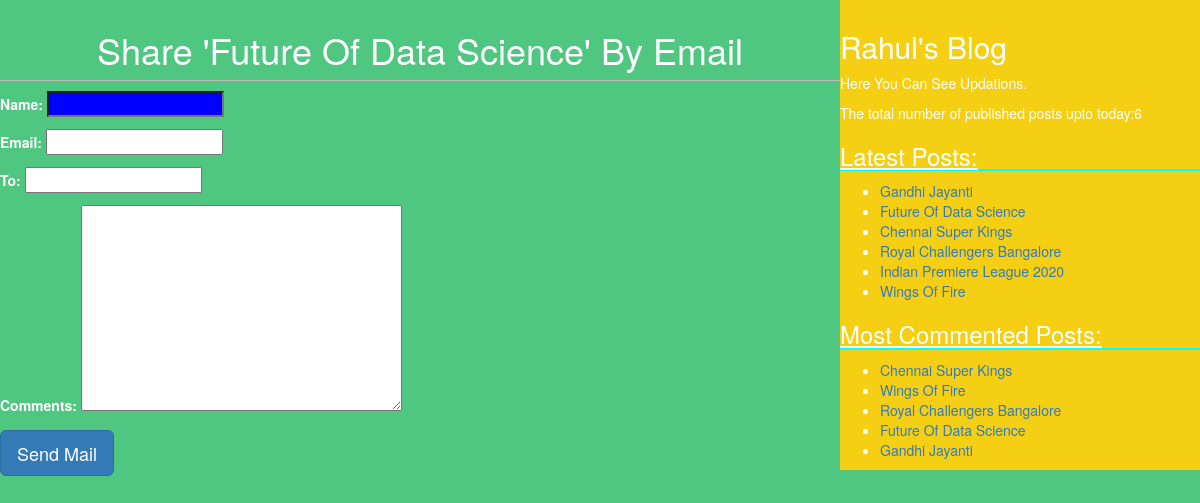
The app's page /5/ with its own data.
### Blog/models.py (models this page shows, shortened)
class Post(models.Model):
    STATUS_CHOICES=(('draft','Draft'),('published','Published'))
    title=models.CharField(max_length=256)
    slug = models.SlugField(max_length = 264, null = True, blank = True,)
    author=models.ForeignKey(User,related_name='blog_posts',on_delete=models.CASCADE)
    body=models.TextField()
    publish=models.DateTimeField(default=timezone.now)
    created=models.DateTimeField(auto_now_add=True)
    updated=models.DateTimeField(auto_now=True)
    status=models.CharField(max_length=10,choices=STATUS_CHOICES,default='draft')
    objects = models.Manager() # The default manager. ============== New line
    published = PublishedManager() # The custom manager. =========== New line
    tags=TaggableManager()
    class Meta:
        ordering=['-publish',]
    def get_absolute_url(self):
        args=[
           self.publish.year,
           self.publish.month,
           self.publish.day,
           self.slug,
           ]
        return reverse('blog:post_detail', args=args)

### Blog/views.py (the view)
# urls.py: path('<int:id>/',views.mail_send_view),
def mail_send_view(request,id):
    post=get_object_or_404(Post,id=id,status='published')
    sent= False
    if request.method=='POST':
        form=EmailSendForm(request.POST)
        if form.is_valid():
            cd=form.cleaned_data
            post_url=post.get_absolute_url
            send_mail=("send","message","pythonlanguage323@gmail.com",[cd['to']])
            sent= True
    else:
        form=EmailSendForm()
    return render(request,'blog/sharebymail.html',{'form':form,'post':post,'sent':sent})

### Blog/forms.py
class EmailSendForm(forms.Form):
    name=forms.CharField()
    email=forms.EmailField()
    to=forms.EmailField()
    comments=forms.CharField(required=False,widget=forms.Textarea)

### Blog/templatetags/blog_tags.py (called while the page is built)
@register.simple_tag(name="my_tag")
def total_posts():
    return Post.objects.count()

@register.inclusion_tag("blog/latest_posts123.html")
def show_latest_posts(count=5):
    latest_posts=Post.objects.order_by("-publish")[:count]
    return{'latest_posts':latest_posts}

@register.simple_tag
def get_most_commented_posts(count=5):
    return Post.objects.annotate(total_comments=Count('comments')).order_by('-total_comments')[:count]

### template/Blog/sharebymail.html (shortened to what this page needs)
{%extends 'blog/base.html'%}
     {%block content%}
     {% if sent %}
     <h1>Email Sent Successfully!!!</h1>
     <h2>Post with the title: {{post.title}} information shared by email</h2>
     {% else %}
       <h1>Share '{{post.title}}' By Email</h1>
       <form method="POST">
         {{form.as_p}}
         <input  type='submit' class='btn btn-primary btn-lg' value="Send Mail">
         </form>
    {%endif%}
    {%endblock%}

### template/Blog/base.html (shortened to what this page needs)
{% load staticfiles %}
{%load blog_tags%}
<!DOCTYPE html>
<html>
<head>
 <link rel="stylesheet" href="https://maxcdn.bootstrapcdn.com/bootstrap/3.3.7/css/bootstrap.min.css"
>
 <link href="{% static 'css/blog4.css' %}" rel="stylesheet">
</head>
<body>
 <div id="content">
   {% block content %}
   {% endblock %}
 </div>
 <div id="sidebar">
   <h2>Rahul's Blog</h2>
     <p>Here You Can See Updations.</p>
     <p>The total number of published posts upto today:<span id='pcount'>{%my_tag%}</span></p>
     <h3>Latest Posts:</h3>{% show_latest_posts 100 %}
     <h3>Most Commented Posts:</h3>
     {%get_most_commented_posts as most_commented_posts%}
     <ul>
     {%for post in most_commented_posts %}
     <li><a href="{{post.get_absolute_url}}"id="la">{{post.title}}</a></li>
     {%endfor%}
     </ul>
 </div>
</body>
</html>

### template/Blog/latest_posts123.html
<ul>
  {%for post in latest_posts %}
  <li><a href="{{post.get_absolute_url}}">{{post.title}}</a></li>
  {% endfor %}
  </ul>

### static/css/blog4.css (style rules this page uses)
#content { width:70%; float:left; margin-top: auto; padding-top: 10px; background:#50C781; height:100% }
#sidebar { width:30%; float:right; padding-top: 10px; background:#F5CF14; height: 100%; }
h1 { text-align:center; border-bottom: 1px solid #bbb; padding-bottom: 10px; }
body { color:white; background:#50C781; }
input[type="text"] { background:blue; color:white; }
h3 { text-decoration: underline; border-bottom: 2px solid cyan; }

### records on screen
Post: title "Future Of Data Science"
Post: title "Gandhi Jayanti"
Post: title "Chennai Super Kings"
Post: title "Royal Challengers Bangalore"
Post: title "Indian Premiere League 2020"
Post: title "Wings Of Fire"
